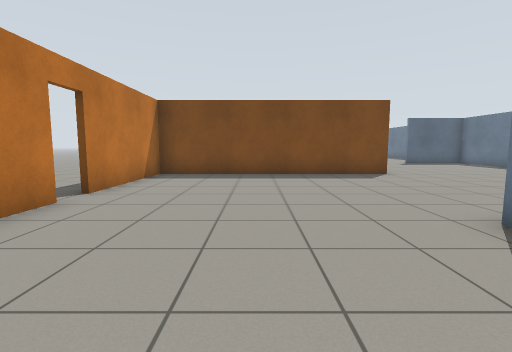
[1] (above)

22 first-person views from a walk through a robot-simulator world made for Gazebo. The camera is 0.94 m above the floor, tilts 6° down and sees 85° across. The floor is counted in squares, 1 m on a side. Each view is taken from the middle of a square. On the plan, view 1 faces up. The plan holds only what a view shows up to about 11 squares ahead; the rest is blank. Simple patterns stand in for the simulator's built-in surfaces.

[2]
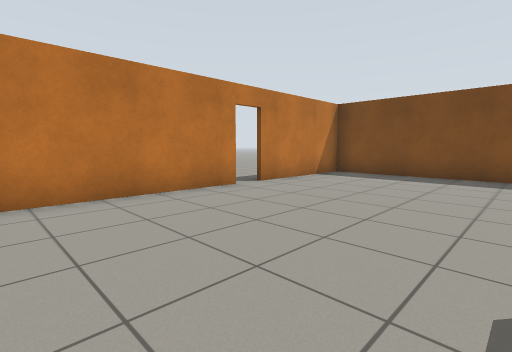

[3]
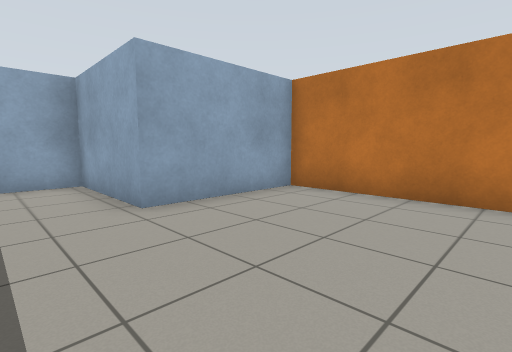

[4]
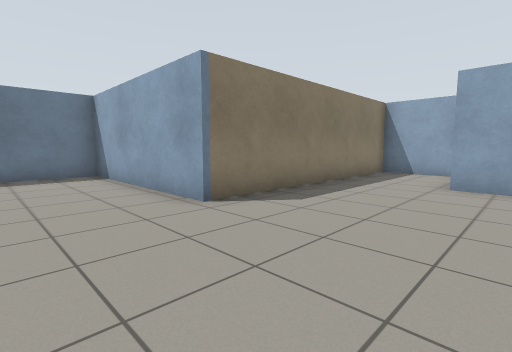

[5]
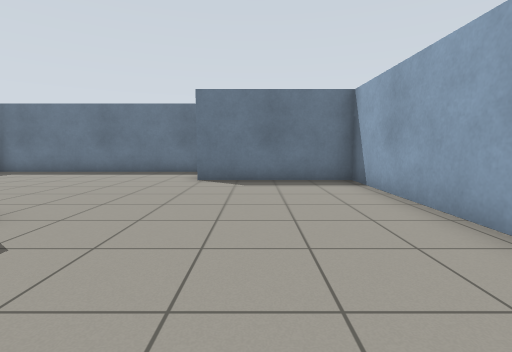

[6]
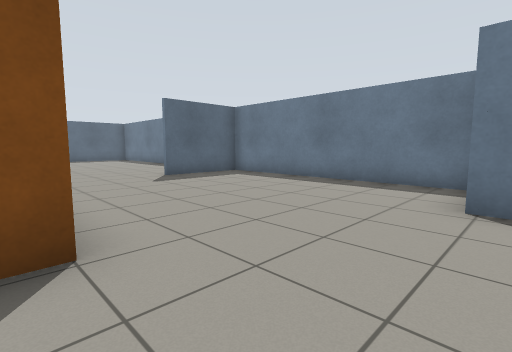

[7]
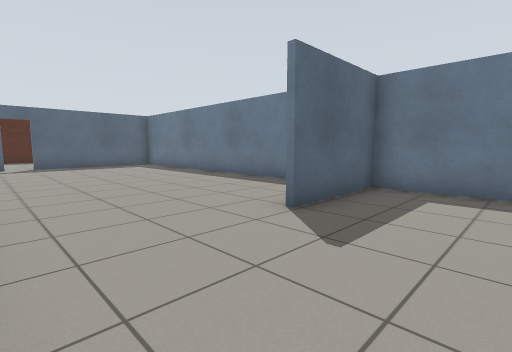

[8]
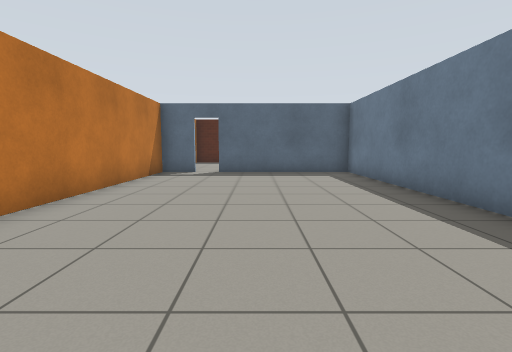

[9]
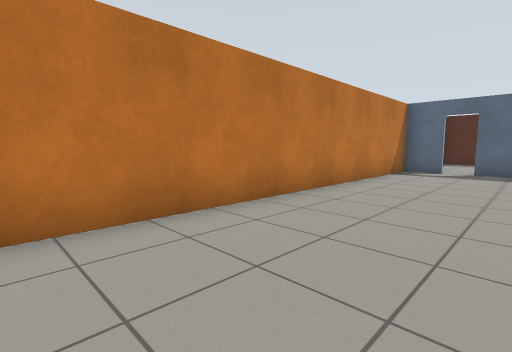

[10]
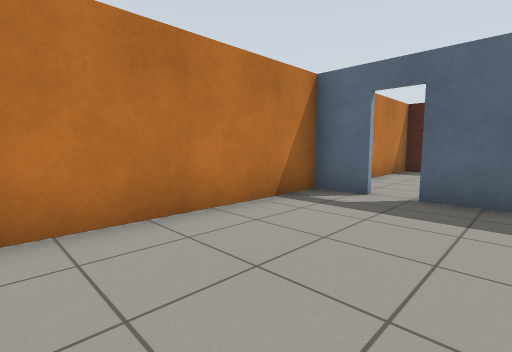

[11]
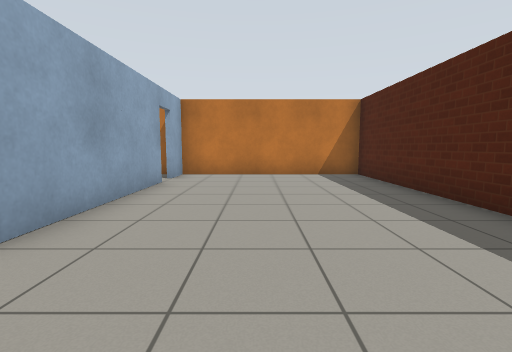

[12]
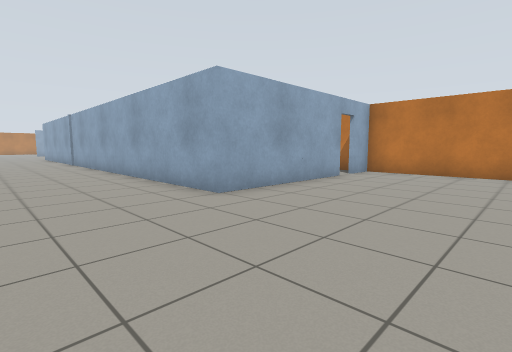

[13]
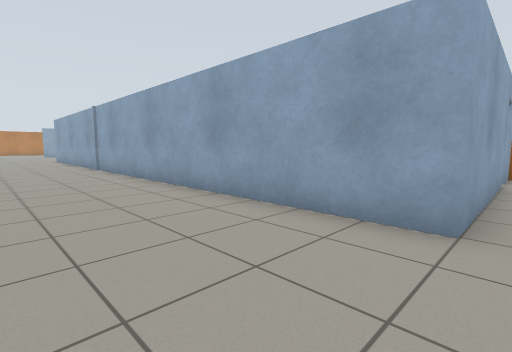

[14]
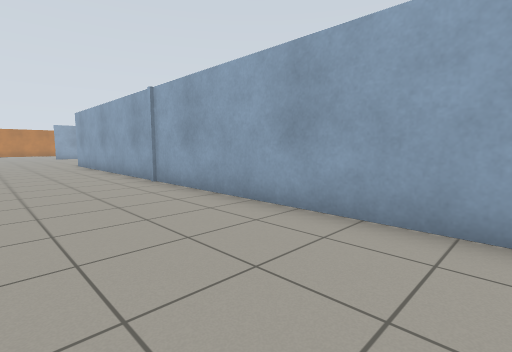

[15]
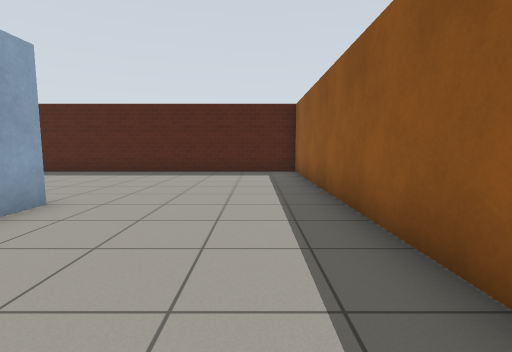

[16]
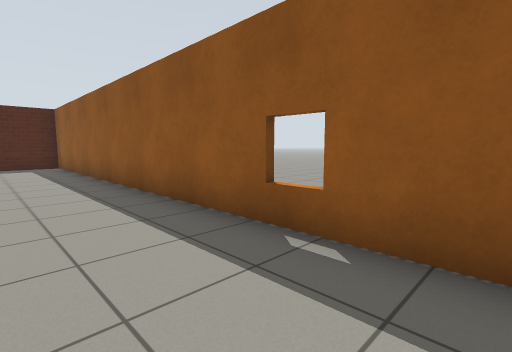

[17]
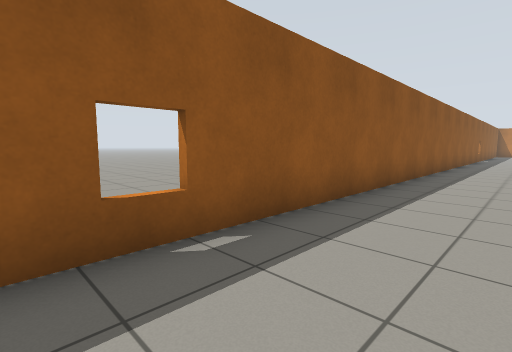

[18]
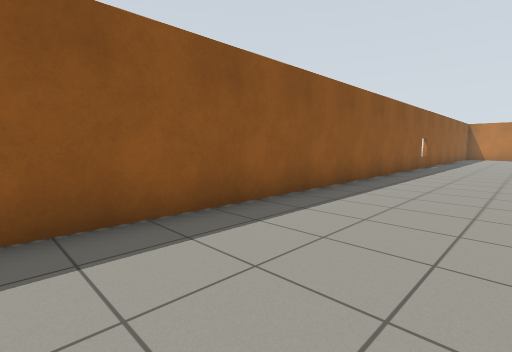

[19]
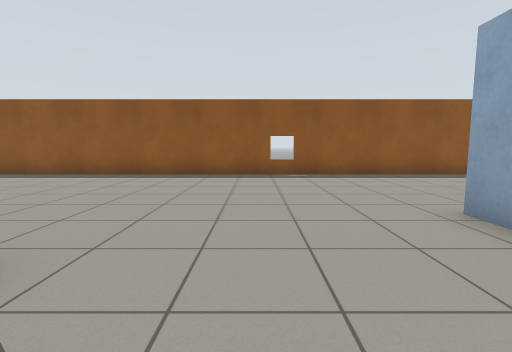

[20]
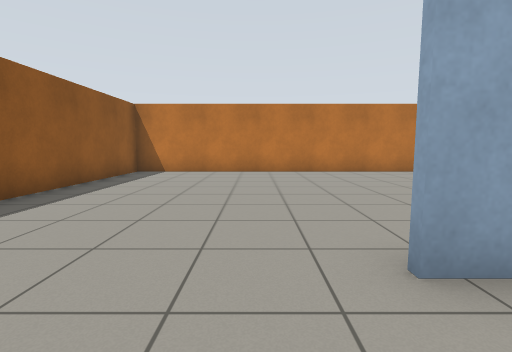

[21]
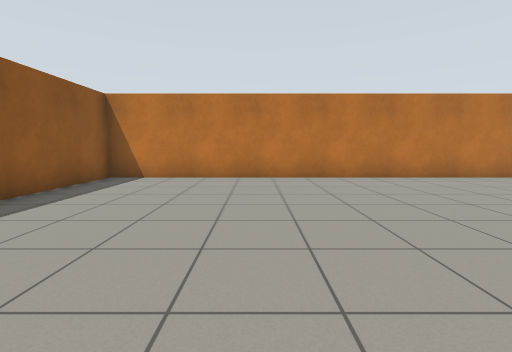

[22]
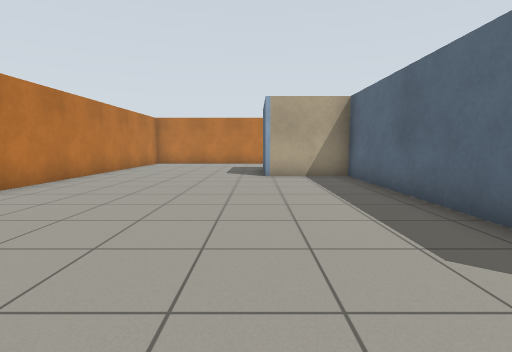

### Floor plan
Points are (right, up) in squares from view 1. A wall is a line through its corners. A room is listed if a view was taken in it or the views show most of it. See-through windows are left out.
Room 1 (views 1, 2, 3, 4, 5, 6, 7, 8, 9, 10)
walls: (4.6, 9.6) (-3.3, 9.6) (-3.4, 5.5); (11.4, 7.9) (11.4, 15.6) (8.4, 15.6); (11.4, 18.1) (11.4, 27.4) (6.6, 27.4); (-3.4, 4.7) (-3.4, -1.2) (0.3, -1.2) (0.3, -4.6) (3, -4.6) (3, 3.3) (8.8, 3.3) (8.8, 7.7); (5.7, 27.4) (4.5, 27.4) (4.5, 16)
ways out: open door at (6, 27) to room 2; open door at (-3.5, 5)
Room 2 (views 11, 12, 13, 14, 15, 16, 17, 18, 19, 20, 21, 22)
walls: (10, -1.9) (10.9, -1.9); (8.9, -2.1) (3.1, -2.1) (3.1, -4.7) (1.6, -4.7); (0.9, -10.5) (16.5, -10.5) (16.5, 33.5) (4.5, 33.5) (4.5, 27.5) (5.7, 27.5); (6.5, 27.5) (11.6, 27.5) (11.6, 10.6)
ways out: open door at (6, 27) to room 1

Positions as (right, up) in squares from view 1, and headings:
1: (0, 0), facing up
2: (2, 0), facing up-left
3: (2, 3), facing down-left
4: (-1, 6), facing down-right
5: (1, 6), facing right
6: (4, 7), facing up-right
7: (5, 13), facing up-right
8: (8, 17), facing up
9: (8, 16), facing up-left
10: (8, 22), facing up-left
11: (14, 30), facing left
12: (15, 32), facing down-left
13: (15, 28), facing down-left
14: (15, 23), facing down-left
15: (15, 23), facing up
16: (14, 19), facing up-right
17: (14, 22), facing down-right
18: (13, 14), facing down-right
19: (7, 1), facing right
20: (12, 0), facing down
21: (12, -2), facing down
22: (12, -5), facing left
